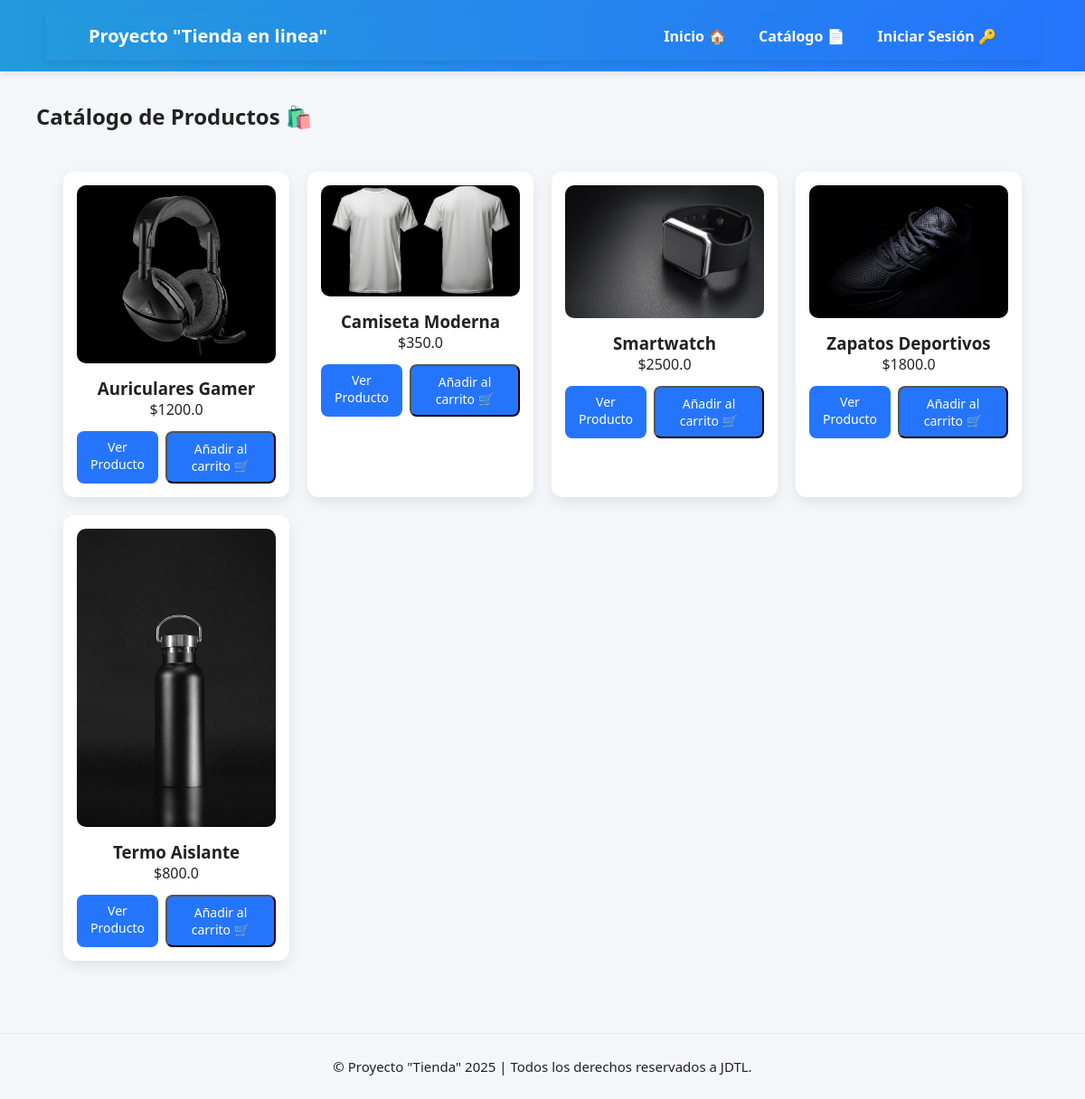
/catalog, run on the app's committed database.
### tables this page shows
CREATE TABLE products (
            id INTEGER PRIMARY KEY AUTOINCREMENT,
            name TEXT NOT NULL,
            category TEXT,
            price REAL NOT NULL,
            description TEXT,
            image TEXT
        );

### tienda_modern/app.py (the view)
@app.route("/catalog")
def catalog():
    category = request.args.get("category")
    conn = get_db_connection()
    if category:
        products = conn.execute("SELECT * FROM products WHERE category = ?", (category,)).fetchall()
    else:
        products = conn.execute("SELECT * FROM products").fetchall()
    conn.close()
    return render_template("catalog.html", products=products)

### tienda_modern/app.py (called while the page is built)
def get_db_connection():
    conn = sqlite3.connect(DB_NAME)
    conn.row_factory = sqlite3.Row
    return conn

### tienda_modern/templates/catalog.html (shortened to what this page needs)
{% extends "base.html" %}
{% block content %}
<section class="featured fade-in">
    <h2><br>Catálogo de Productos 🛍️<br></h2>
    <div class="products-grid">
        {% for product in products %}
        <div class="product-card hover-animate fade-in delay-1" data-name="{{ product.name }}">
            <img src="{{ url_for('static', filename='images/' + product.image) }}" alt="{{ product.name }}">
            <h3>{{ product.name }}</h3>
            <p>${{ product.price }}</p>
            <div style="display:flex;justify-content:center;gap:8px;margin-top:8px;">
                <a href="{{ url_for('product', product_id=product.id) }}" class="btn-small">Ver Producto</a>
                <button class="btn-small add-cart-btn" data-id="{{ product.id }}">
                    Añadir al carrito 🛒
                </button>
            </div>
        </div>
        {% endfor %}
    </div>
</section>
{% endblock %}

### tienda_modern/templates/base.html (shortened to what this page needs)
<!DOCTYPE html>
<html lang="es">
<head>
    <link rel="stylesheet" href="{{ url_for('static', filename='css/style.css') }}">
</head>
<body>
<header>
  <nav class="navbar">
    <div class="logo">
      <a href="{{ url_for('home') }}">Proyecto <strong>"Tienda en linea"</strong></a>
    </div>
    <ul class="nav-links">
      <li><a href="{{ url_for('home') }}">Inicio 🏠</a></li>
      <li><a href="{{ url_for('catalog') }}">Catálogo 📄</a></li>
      {% if current_user.is_authenticated %}
        {% if current_user.is_admin %}
          <li><a href="{{ url_for('admin_panel') }}">Admin 👑</a></li>
        {% endif %}
        <li><a href="{{ url_for('cart') }}">Carrito 🛒</a></li>
        <li><a href="{{ url_for('logout') }}">Cerrar sesión 🚪</a></li>
      {% else %}
        <li><a href="{{ url_for('login') }}">Iniciar Sesión 🔑</a></li>
      {% endif %}
    </ul>
  </nav>
</header>
<main>
  {% block content %}{% endblock %}
</main>
<footer class="site-footer">
  <div class="footer-inner">
    <p>© Proyecto "Tienda" 2025 | Todos los derechos reservados a JDTL.</p>
  </div>
</footer>
</body>
</html>

### tienda_modern/static/css/style.css (style rules this page uses)
* { margin: 0; padding: 0; box-sizing: border-box; font-family: 'Segoe UI', Tahoma, Geneva, Verdana, sans-serif; }
:root { --bg: #f5f6fa; --card: #ffffff; --text: #222; --muted: #666; --accent: #2575fc; --nav-bg: linear-gradient(90deg,#2499dd,#2575fc); --flash: #ff6b6b; }
body { background: var(--bg); color: var(--text); transition: background-color .3s ease, color .3s ease; }
header { background: var(--nav-bg); padding: 12px 20px; color: rgb(85, 178, 220); box-shadow: 0 4px 6px rgba(0,0,0,0.08); }
header nav { display: flex; align-items:center; justify-content:space-between; gap:12px; max-width:1100px; margin:0 auto; }
header nav a { color:white; margin:0 8px; text-decoration:none; font-weight:600; }
.products-grid { display:grid; grid-template-columns: repeat(auto-fit, minmax(200px, 1fr)); gap:20px; padding:20px; max-width:1100px; margin:0 auto; }
.product-card { background:var(--card); padding:15px; border-radius:12px; box-shadow: 0 6px 15px rgba(0,0,0,0.08); text-align:center; transition: transform .25s ease, box-shadow .25s ease; }
.product-card img { width:100%; border-radius:10px; margin-bottom:10px; }
.btn-small { display:inline-block; padding:8px 15px; margin-top:5px; background:var(--accent); color:white; border-radius:8px; text-decoration:none; font-size:14px; }
.site-footer { margin-top: 60px; padding: 24px 16px; color: var(--muted); text-align: center; border-top: 1px solid rgba(0, 0, 0, 0.05); background: transparent; }
.site-footer .footer-inner { display: flex; justify-content: center; align-items: center; flex-wrap: wrap; gap: 8px; }
.site-footer p { font-size: 15px; color: var(--text); margin: 0; line-height: 1.6; }
.fade-in { opacity:0; transform:translateY(20px); transition: all 1.5s ease; }
.fade-in.visible { opacity:1; transform:translateY(0); }
.hover-animate { transition: transform .3s ease, box-shadow .3s ease; }
.featured h2 { text-align:left; margin-left:40px; margin-bottom:25px; }
.navbar { background: var(--nav-bg); display: flex; justify-content: space-between; align-items: center; padding: 14px 40px; box-shadow: 0 4px 6px rgba(0,0,0,0.08); }
.navbar .logo a { color: white; font-size: 20px; font-weight: 700; text-decoration: none; }
.navbar .nav-links { list-style: none; display: flex; gap: 20px; margin: 0; padding: 0; }
.navbar .nav-links li a { color: white; font-weight: 600; text-decoration: none; transition: 0.3s ease; }

### data on the page
products: image (picture), name "Auriculares Gamer", price "1200.0"
products: image (picture), name "Camiseta Moderna", price "350.0"
products: image (picture), name "Smartwatch", price "2500.0"
products: image (picture), name "Zapatos Deportivos", price "1800.0"
products: image (picture), name "Termo Aislante", price "800.0"
